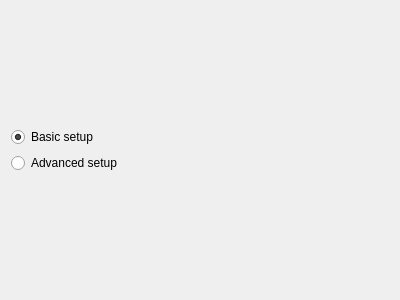
<?xml version="1.0" encoding="UTF-8"?>
<ui version="4.0">
 <class>WizardTypeChoicePage</class>
 <widget class="QWizardPage" name="WizardTypeChoicePage">
  <property name="geometry">
   <rect>
    <x>0</x>
    <y>0</y>
    <width>400</width>
    <height>300</height>
   </rect>
  </property>
  <property name="windowTitle">
   <string notr="true">WizardPage</string>
  </property>
  <property name="title">
   <string>Select wizard type</string>
  </property>
  <property name="subTitle">
   <string>Select the complexity level of options you would like to set during this startup wizard.</string>
  </property>
  <layout class="QVBoxLayout" name="verticalLayout">
   <item>
    <spacer name="verticalSpacer_2">
     <property name="orientation">
      <enum>Qt::Vertical</enum>
     </property>
     <property name="sizeHint" stdset="0">
      <size>
       <width>20</width>
       <height>40</height>
      </size>
     </property>
    </spacer>
   </item>
   <item>
    <widget class="QRadioButton" name="BasicSetup_">
     <property name="text">
      <string>Basic setup</string>
     </property>
     <property name="checked">
      <bool>true</bool>
     </property>
    </widget>
   </item>
   <item>
    <widget class="QRadioButton" name="AdvancedSetup_">
     <property name="text">
      <string>Advanced setup</string>
     </property>
    </widget>
   </item>
   <item>
    <spacer name="verticalSpacer">
     <property name="orientation">
      <enum>Qt::Vertical</enum>
     </property>
     <property name="sizeHint" stdset="0">
      <size>
       <width>20</width>
       <height>115</height>
      </size>
     </property>
    </spacer>
   </item>
  </layout>
 </widget>
 <resources/>
 <connections/>
</ui>
